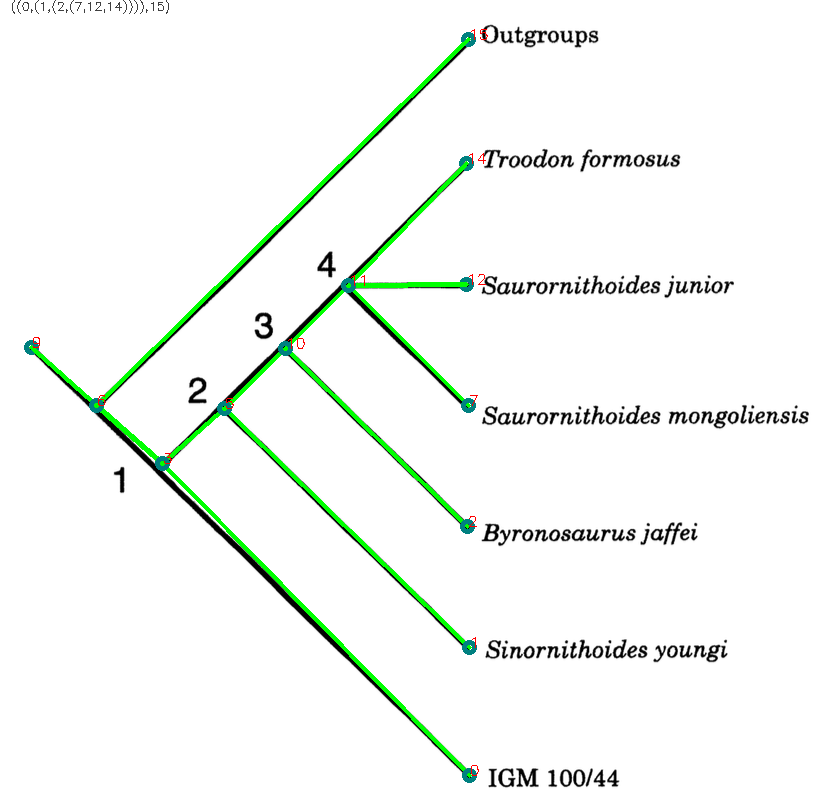
#> input picture sapling/src/lines_t1.png, 831 x 809 px
$ python connect_nodes_2.py lines_t1.png 5   (older library calls are emulated)
#> lines starting #> are read from the running program, lines starting #| are printed output that depends on the picture; after the words box and inside, x2 and y2 are one past the last pixel; in counts of white or black regions, pixels touching at a corner belong together
#!/usr/bin/env python3
import cv2
import numpy as np
import sys
from scipy.ndimage import rotate
import operator

# [75 lines left out: functions edges_from_neighbors, remove_cycles, unhook_triangles, not called in this run]

def find_root(nodes, node_neighbors):
    leaves = []
    for i in node_neighbors:
        if len(node_neighbors[i]) == 1:
            leaves.append(i)

    max_D = 0
    max_i = 0
    for i in leaves:
        min_d = 1000000
        for j in leaves:
            if i == j:
                continue
            d = np.sqrt(np.sum(np.power(np.array(nodes[i]) - np.array(nodes[j]), 2)))
            if d < min_d:
                min_d = d
        if min_d > max_D:
            max_i = i
            max_D = min_d
    return max_i

def depth_first_cycle_finder(img, nodes, node_neighbors, original_root, root=None, parent=None, sources = {}):
    if root is None:
        sources = {}
        sources[original_root] = original_root
        root = original_root
    for neighbor in node_neighbors[root]:
        if neighbor == parent:
            continue
        if neighbor in sources:
            print("OOPS!", root, neighbor)
            print(sources)
            # [5 lines of commented-out code are left out]
            path = []
            i = root
            while sources[i] != neighbor:
                path.append(i)
                i = sources[i]
            path.append(i)
            path.append(neighbor)
            print(path)
            max_path = []
            max_d = 0
            for j in range(len(path)):
                d = np.sqrt(np.sum(np.power(np.array(nodes[path[j]]) - np.array(nodes[path[j-1]]), 2)))
                if d > max_d:
                    max_path = (path[j], path[j - 1])
                    max_d = d
            a, b = max_path
            node_neighbors[a] = [x for x in node_neighbors[a] if x != b]
            node_neighbors[b] = [x for x in node_neighbors[b] if x != a]


            # [12 lines of commented-out code are left out]
            return None
        sources[neighbor] = root
        #print(root, neighbor)
        if depth_first_cycle_finder(img, nodes, node_neighbors, original_root, neighbor, root, sources) == None:
            return None
    return sources

# [39 lines left out: function breadth_first_disconnect, not called in this run]

def get_rotated_pos(x, y, rot):
    return (int(x * np.cos(rot) - y * np.sin(rot) + 0.5),
            int(x * np.sin(rot) + y * np.cos(rot) + 0.5))

bottom_right = lambda N, M, k: np.fliplr(np.tri(N, M, k=k)) == 1
top_left = lambda N, M, k: np.flipud(np.tri(N, M, k=k)) == 1
bottom_left = lambda N, M, k: np.tri(N, M, k=k) == 1
top_right = lambda N, M, k: np.flipud(np.fliplr(np.tri(N, M, k=k))) == 1

def find_connected_nodes(image, i, nodes):
    out = []
    x, y = nodes[i]
    for j in range(i + 1, len(nodes)):
        if i == j: continue
        distance = np.sqrt(np.sum(np.power(np.array(nodes[i]) - np.array(nodes[j]), 2)))
        dst_x, dst_y = nodes[j]

        angle = np.arctan2(dst_y - y, dst_x - x)

        min_x = min(x, dst_x)
        min_y = min(y, dst_y)
        max_x = max(x, dst_x)
        max_y = max(y, dst_y)
        border = 12
        A = image[min_y - border : max_y + border + 1, min_x - border : max_x + border + 1]
        if np.min(A.shape) == 0:
            continue
        cutout = np.copy(A)

        if ((x - min_x) == 0 and (y - min_y) == 0) or ((dst_x - min_x) == 0 and (dst_y - min_y) == 0):
            cutout[top_right(cutout.shape[0], cutout.shape[1], min(cutout.shape) // 2 - cutout.shape[0])] = 255
            cutout[bottom_left(cutout.shape[0], cutout.shape[1], min(cutout.shape) // 2 - cutout.shape[0])] = 255
        else:
            cutout[top_left(cutout.shape[0], cutout.shape[1], min(cutout.shape) // 2 - cutout.shape[0])] = 255
            cutout[bottom_right(cutout.shape[0], cutout.shape[1], min(cutout.shape) // 2 - cutout.shape[0])] = 255

        contours = find_tree_contours(cutout, 2)
        for contour in contours:
            other = False
            for k in range(len(nodes)):
                if k == j or k == i: continue
                k_x, k_y = nodes[k]
                k_x = k_x - min_x + border
                k_y = k_y - min_y + border
                if k_x >= border and k_x < cutout.shape[-1] - border and k_y >= border and k_y < cutout.shape[-2] - border:
                    if contour[k_y, k_x] < 200:
                        other = True
                        break

            # Check if there's not something along the way
            if i == 207 and j == 216:
                print(i, j, other,
                      contour[y     - min_y + border,     x - min_x + border],
                      contour[dst_y - min_y + border, dst_x - min_x + border],
                      nodes[i], nodes[j])
                print(cutout[:5, :5])
                print(image[dst_y - 2 : dst_y + 3, dst_x - 2 : dst_x + 3])
                print(cutout[:5, :5])
                print(image[dst_y - 2 : dst_y + 3, dst_x - 2 : dst_x + 3])
                print(cutout[:5, :5])
                print(contour[:5, :5])

                cv2.imshow('1', cutout)
                cv2.imshow('2', contour)
                cv2.waitKey(0)

            if other == False and contour[y - min_y + border, x - min_x + border] < 200 and contour[dst_y - min_y + border, dst_x - min_x + border] < 200:
                out.append(j)
    return out

# Nodes from corners
def nodes_from_corners(image, gray, points, max_dist=16, iterations=1):
    if iterations == 0:
        out = []

        for j, point in enumerate(points):
            x, y = map(int, point)
            A = gray[y - 1 : y + 2, x - 1 : x + 2]
            off_y, off_x = np.array(np.unravel_index(A.argmin(), A.shape)) - 1
            new_x, new_y = x + off_x, y + off_y
            if gray[new_y, new_x] < gray[y, x]:
                out.append((new_x,new_y))
            else:
                out.append((x,y))

        return out
    print('iternations:', iterations)
    nodes = []
    while len(points):
        point = points[-1]
        points.pop()
        neighbors = [point]
        for i in reversed(range(len(points))):
            dist = np.sqrt(np.sum(np.power(np.array(point) - np.array(points[i]), 2)))
            if dist < max_dist:
                neighbors.append(points[i])
                points.pop(i)
        neighbors = np.array(neighbors)
        point = neighbors[np.random.randint(len(neighbors))]
        point = np.mean(neighbors, axis=0)
        print('Remaining corner points to assign a corner:', len(points))
        if iterations == 1:
            #image[point[1], point[0], :] = (255, 0, 0)
            cv2.circle(image, tuple(map(int, point)), 4, (255,128,0), 2)
        nodes.append(point)
    return nodes_from_corners(image, gray, nodes, max_dist + 2, iterations - 1)


# Find the contour of the tree
def find_tree_contour(gray, param, min_frac=0.5):
    thresh = cv2.adaptiveThreshold(gray, 255, cv2.ADAPTIVE_THRESH_MEAN_C, cv2.THRESH_BINARY_INV, 15, 19)
    im2, contours, hierarchy = cv2.findContours(thresh, cv2.RETR_EXTERNAL, cv2.CHAIN_APPROX_NONE)

    out = np.zeros(gray.shape, dtype=np.uint8) + 255

    for i, contour in enumerate(contours):
        [x,y,w,h] = cv2.boundingRect(contour)
        if h < gray.shape[0] * 0.04 or w < gray.shape[1] * 0.04: continue

        # [11 lines of commented-out code are left out]

        cv2.drawContours(out, contours, i, 0, -1)

    return out

    # out2 = np.zeros(gray.shape, dtype=np.uint8) + 255
    # out2[out == 0] = gray[out == 0]
    return out2

def find_tree_contours(gray, param):
    thresh = cv2.adaptiveThreshold(gray, 255, cv2.ADAPTIVE_THRESH_MEAN_C, cv2.THRESH_BINARY_INV, 15, 19)
    im2, contours, hierarchy = cv2.findContours(thresh, cv2.RETR_EXTERNAL, cv2.CHAIN_APPROX_NONE)

    outs = []
    for i, contour in enumerate(contours):
        [x,y,w,h] = cv2.boundingRect(contour)
        if h < gray.shape[0] * 0.04 or w < gray.shape[1] * 0.04: continue

        #cv2.rectangle(img, (x,y), (x+w,y+h), (255,0,255), 1)
        out = np.zeros(gray.shape, dtype=np.uint8) + 255

        cv2.drawContours(out, contours, i, 0, -1)
        outs.append(out)
    #out2[out < 2010] = 0
    return outs

def main():
    filename = sys.argv[1]
    param = int(sys.argv[2])

    img = cv2.imread(filename)
#> img is the input picture: shape (809, 831, 3); mean B, G, R 244.7, 248.4, 244.5
    for y in range(img.shape[0]):
        for x in range(img.shape[1]):
            img[y,x,:] = np.min(img[y,x])
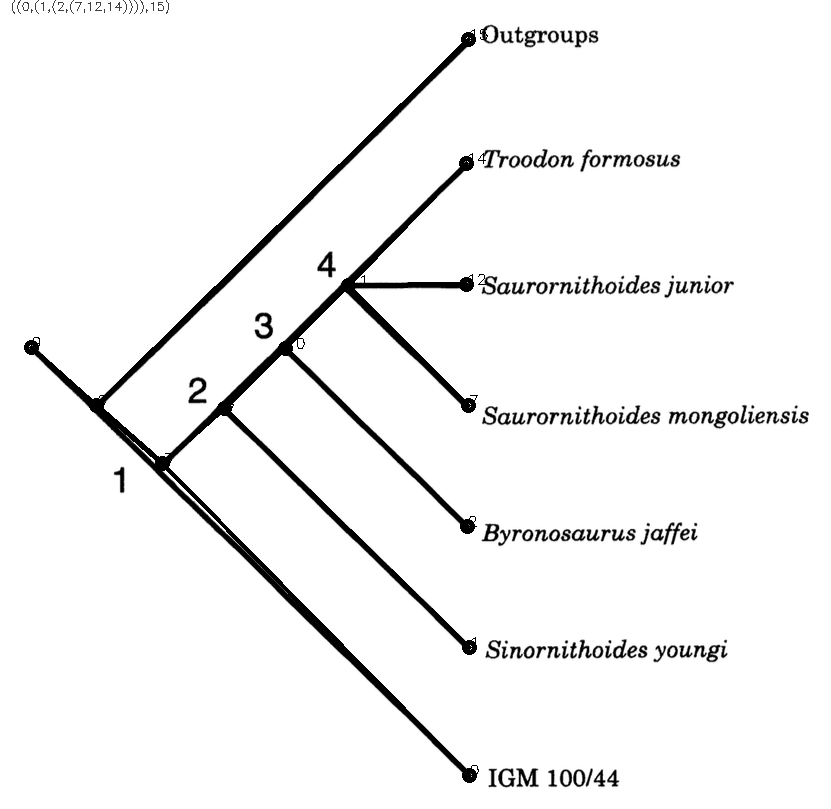
#> img: shape (809, 831, 3); 1.79% of pixels changed, all inside (x1, y1, x2, y2) = (24, 29, 488, 783)
    gray = cv2.cvtColor(img,cv2.COLOR_BGR2GRAY)

    tree_contour = find_tree_contour(gray, param)
#> in find_tree_contour, `thresh = cv2.adaptiveThreshold(gray, 255, cv2.ADAPTIVE_THRESH_MEAN_C, ..`:
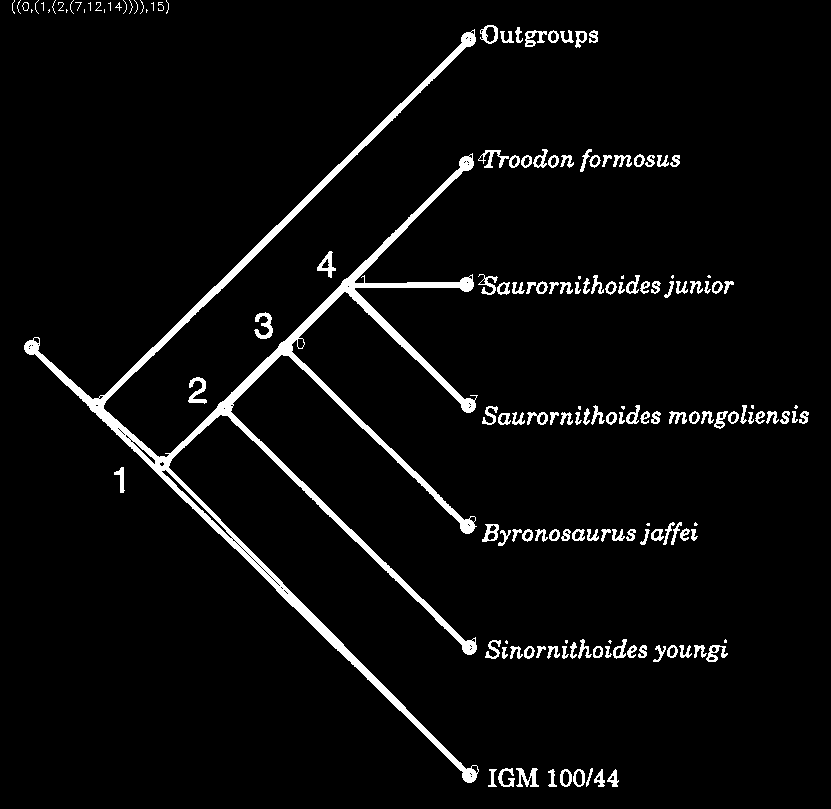
#> thresh: shape (809, 831); 4.3% white; 160 white regions (36 under 20 px)
#> in find_tree_contour, `im2, contours, hierarchy = cv2.findContours(thresh, cv2.RETR_EXTERNAL,..`: contours = 160 contours, 39 with area under 20; largest, box (x1, y1, x2, y2) and area: (24, 29, 479, 783) 16614, (480, 25, 498, 44) 236, (317, 251, 336, 278) 200, (254, 312, 273, 339) 191, (482, 524, 499, 542) 190
#> the loop in find_tree_contour, `for i, contour in enumerate(contours):` made 160 passes
#> (x, y, w, h) on passes 1 to 3: (607, 769, 12, 18), (594, 769, 11, 18), (573, 769, 12, 18)
#> after the loop in find_tree_contour, `for i, contour in enumerate(contours):`:
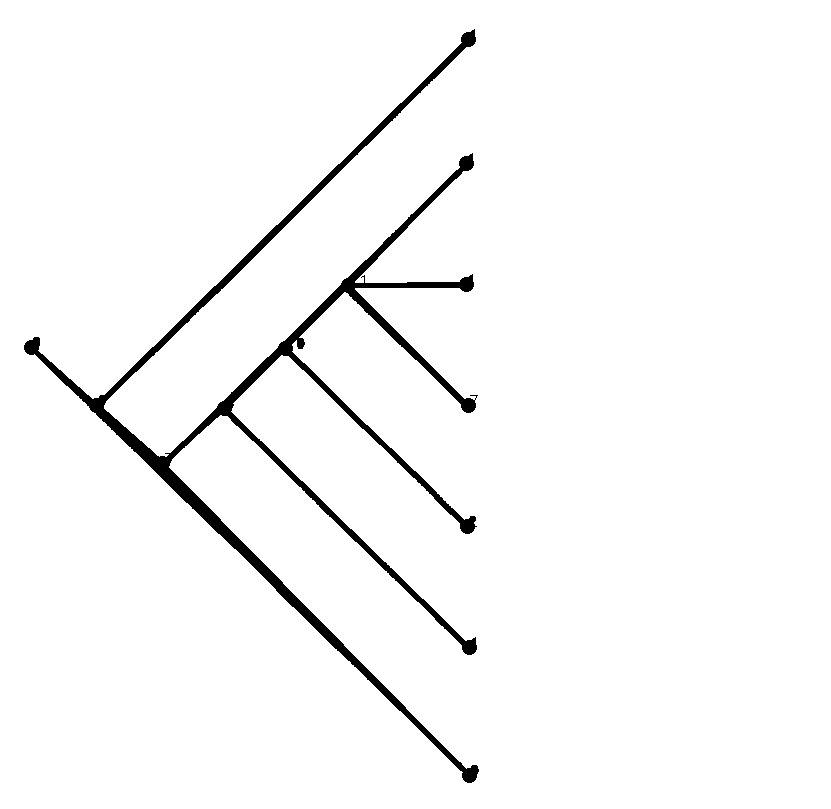
#> out: shape (809, 831); 97.2% white; 1 black region, box (x1, y1, x2, y2) and area: (24, 29, 479, 783) 18577
    cv2.imshow('dst2', tree_contour)

    points = []

    corners = cv2.goodFeaturesToTrack(tree_contour,400,0.25,8, useHarrisDetector=False)
#> corners = 59 rows, first 8: [355, 288], [364, 282], [475, 637], [472, 274], [472, 153], [474, 29], [475, 526], [461, 772]
    corners = np.int0(corners)

    for i in corners:
        x,y = i.ravel()
        points.append((x,y))
#> this loop made 59 passes
#> after the loop, points = 59 pairs, first value 32 to 478, second value 29 to 772

    nodes = nodes_from_corners(img, gray, points, max_dist=8, iterations=1)
#> the loop in nodes_from_corners, `while len(points):` made 59 passes
#> neighbors on passes 1 to 8: [[478, 770]], [[420, 92]], [[400, 112]], [[392, 120]], [[357, 154]], [[395, 230]], [[221, 289]], [[351, 297]]
#> (printed output is left out)
#> after the loop in nodes_from_corners, `while len(points):`: nodes has the same summary as points in main; points = []
#> the loop in nodes_from_corners (call 2), `for j, point in enumerate(points):` made 59 passes
#> point on passes 8 to 15: [351, 297], [357, 303], [195, 314], [231, 392], [81, 399], [95, 413], [101, 419], [107, 425]

    # Figure out node neighbors
    node_neighbors = {}
    for i, node in enumerate(nodes):
        node_neighbors[i] = find_connected_nodes(gray, i, nodes)
#> this loop made 59 passes
#> node on passes 1 to 8: (478, 770), (419, 91), (399, 111), (391, 119), (356, 153), (396, 231), (220, 289), (352, 297)
#> pass 1, in find_tree_contours (call 3), `thresh = cv2.adaptiveThreshold(gray, 255, cv2.ADAPTIVE_THRESH_MEAN_C, ..`:
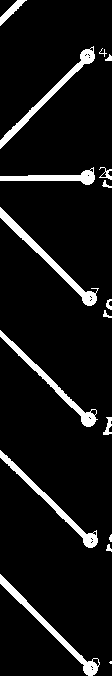
#> thresh: shape (676, 112); 7.6% white; 17 white regions (2 under 20 px), largest, box (x1, y1, x2, y2) and area: (0, 207, 99, 306) 996, (0, 574, 100, 676) 919, (0, 46, 95, 149) 886
#> pass 1, in find_tree_contours (call 4), `thresh = cv2.adaptiveThreshold(gray, 255, cv2.ADAPTIVE_THRESH_MEAN_C, ..`:
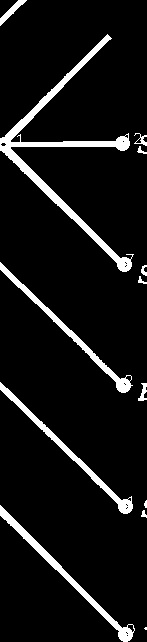
#> thresh: shape (642, 147); 7.6% white; 13 white regions (2 under 20 px), largest, box (x1, y1, x2, y2) and area: (0, 34, 134, 272) 3134, (0, 505, 135, 642) 1278, (0, 382, 133, 514) 1152

    # Do reciprocal adding of nodes
    for i in range(len(nodes)):
        for j in node_neighbors[i]:
            if i not in node_neighbors[j]:
                node_neighbors[j].append(i)
#> this loop made 59 passes

    # Find Triangles
    # unhook_triangles(nodes, node_neighbors)

    # Find Root
    root = find_root(nodes, node_neighbors)
#> the loop in find_root, `for i in node_neighbors:` made 59 passes
#> the loop in find_root, `for i in leaves:` made 4 passes
#> i on passes 1 to 4: 31, 53, 54, 55
    print("Root:", root)
#| Root: 31

    #sources = breadth_first_disconnect(nodes, node_neighbors, root)
    sources = depth_first_cycle_finder(np.copy(img), nodes, node_neighbors, root)
#> the loop in depth_first_cycle_finder, `for neighbor in node_neighbors[root]:` made 1 pass
#> neighbor on pass 1: 44
#> (printed output is left out)
    while sources is None:
        print("TRYING AGAIN\n")
        sources = depth_first_cycle_finder(np.copy(img), nodes, node_neighbors, root)
#> this loop made 27 passes
#> (printed output is left out)

    # [9 lines of commented-out code are left out]
    for i in range(len(nodes)):
        if len(node_neighbors[i]) == 2:
            n1, n2 = node_neighbors[i]
            for j in node_neighbors:
                print(node_neighbors[j], i, j)
                node_neighbors[j] = [x for x in node_neighbors[j] if x != i]
            node_neighbors[n1].append(n2)
            node_neighbors[n2].append(n1)
            del node_neighbors[i]

    # Print lines
    #for i in sorted(sources):
    #    cv2.line(img, nodes[i], nodes[sources[i]], (255,0,0), 2)

    # Print lines
    for i in sorted(node_neighbors):
        node_x, node_y = nodes[i]
        for neighbor in node_neighbors[i]:
            neighbor_x, neighbor_y = nodes[neighbor]
            cv2.line(img, (node_x, node_y), (neighbor_x, neighbor_y), (0,255,0), 3)
#> this loop made 14 passes
#> i on passes 2 to 9: 7, 31, 32, 37, 46, 48, 50, 52
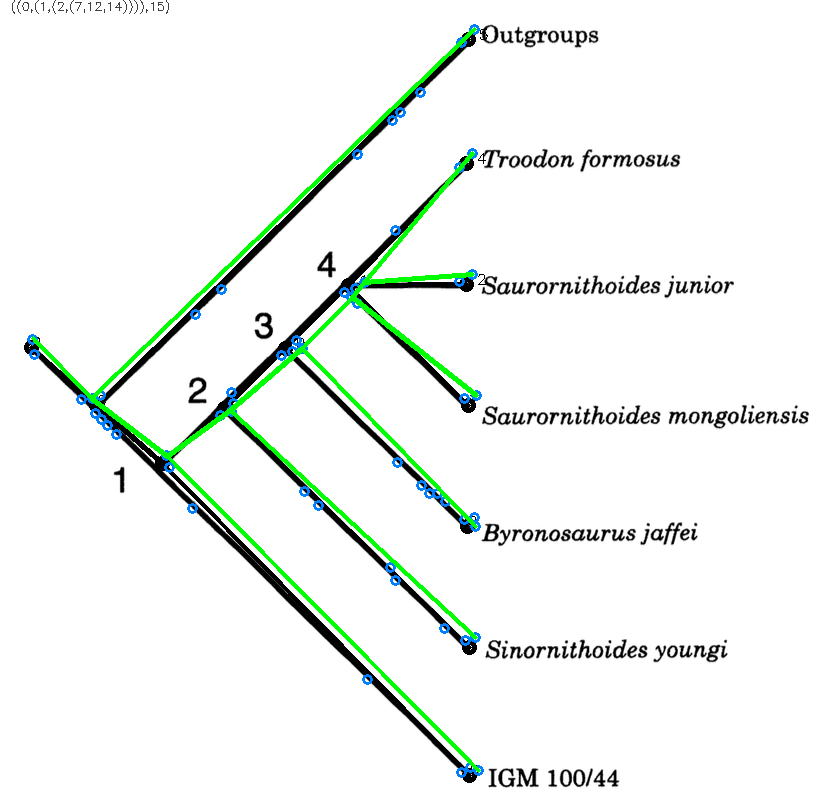
#> img: shape (809, 831, 3); mean B, G, R 241.4, 244.9, 240.2

    # [7 lines of commented-out code are left out]

    for i in sorted(node_neighbors):
        cv2.putText(img, str(i), nodes[i], cv2.FONT_HERSHEY_SIMPLEX, 0.5, (0, 0, 255))
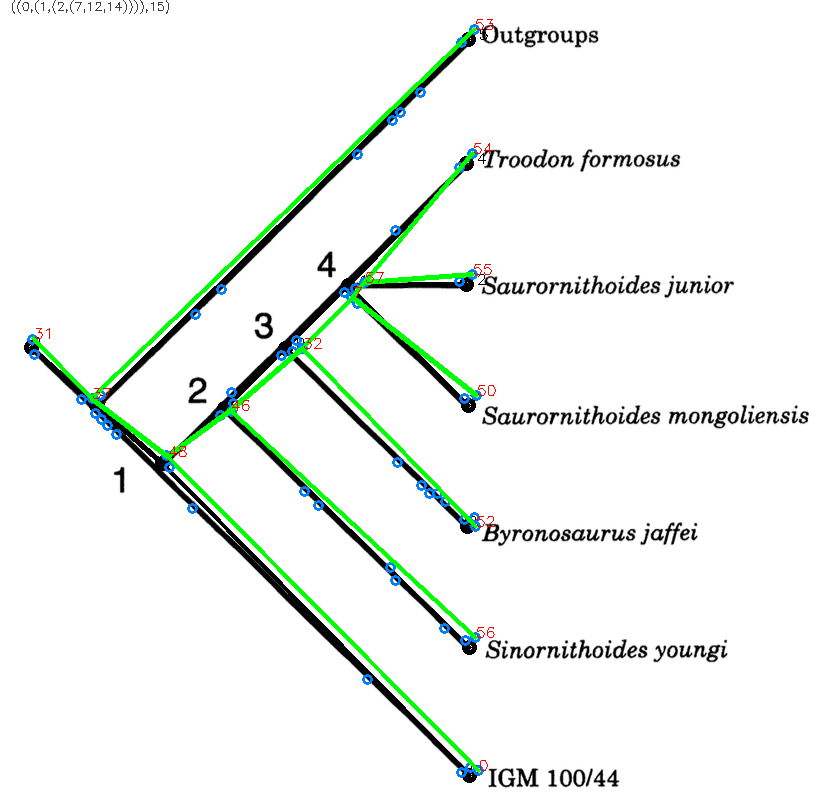
#> img: shape (809, 831, 3); 0.1% of pixels changed, all inside (x1, y1, x2, y2) = (35, 19, 496, 771)


    cv2.imshow('dst', img)
    if cv2.waitKey(0) & 0xff == 27:
#> (key Esc is pressed here)
        cv2.destroyAllWindows()

if __name__ == "__main__":
    main()
